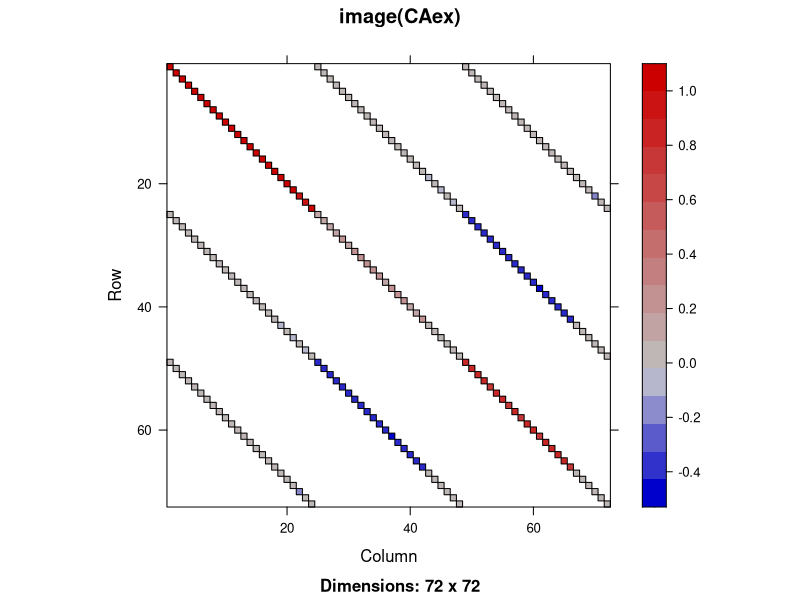

Reproduce this figure in R.
## ---- chunk 1
knitr::opts_chunk$set(echo = TRUE)
## ---- chunk 2
library(Matrix)

M <- Matrix(data = 10 + 1:28, nrow = 4, ncol = 7)
M
## ---- chunk 3
t(M)
## ---- chunk 4
cbind(1, M)
## ---- chunk 5
M[2, 1]
## ---- chunk 6
M[4, ]
## ---- chunk 7
M2 <- cbind(1, M)
M2[, c(2, 4, 6)] <- 0
M2[2, ] <- 0
M2 <- rbind(0, M2, 0)
M2[1:2, 2] <- M2[3, 4:5] <- NA
M2
## ---- chunk 8
sM <- as(M2, Class = "sparseMatrix")
10 * sM
## ---- chunk 9
identical(sM * 2,  sM + sM)
## ---- chunk 10
is(sM / 10 + M2 %% 2, "sparseMatrix")
## ---- chunk 11
sM + 10
## ---- chunk 12
Mg2 <- (sM > 2)
Mg2
## ---- chunk 13
str(Mg2)
## ---- chunk 14
summary(Mg2)
## ---- chunk 15
Mg2 <- drop0(Mg2)
str(Mg2@x)
## ---- chunk 16
data(CAex)

print(image(CAex, main = "image(CAex)"))
